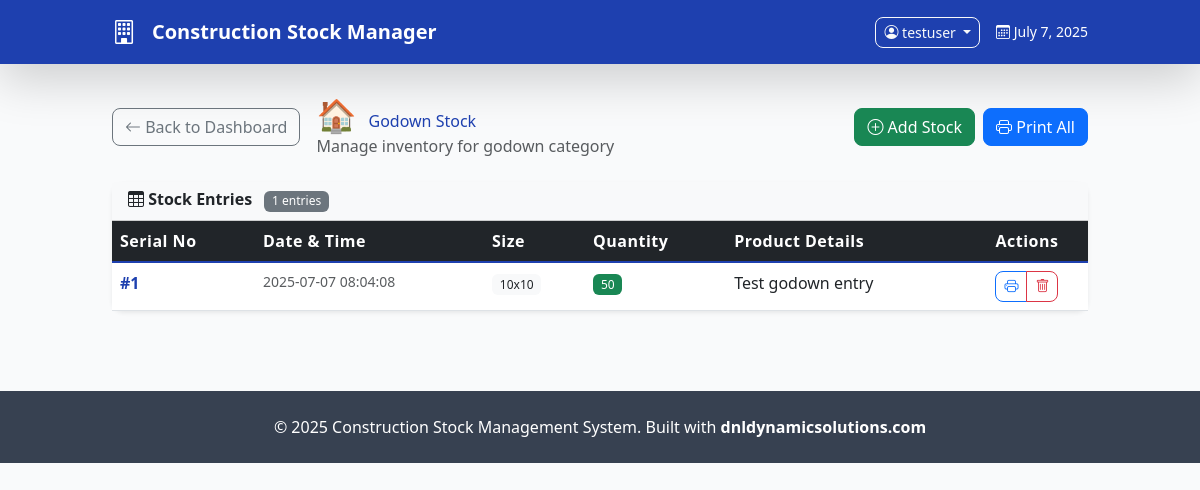
The page /category/godown (signed in) on the database its author committed.
### models.py (models this page shows, shortened)
class User(UserMixin, db.Model):
    __tablename__ = 'users'
    id = db.Column(db.Integer, primary_key=True)
    username = db.Column(db.String(80), unique=True, nullable=False)
    email = db.Column(db.String(120), unique=True, nullable=False)
    password_hash = db.Column(db.String(256), nullable=False)
    created_at = db.Column(db.DateTime, default=datetime.utcnow)

class StockEntry(db.Model):
    __tablename__ = 'stock_entries'
    CATEGORY_CHOICES = [
        ('godown', 'Godown'),
        ('double_tt', 'Double TT'),
        ('slop', 'Slop'),
        ('column', 'Column'),
        ('phhty', 'Phhty'),
        ('others', 'Others'),
    ]
    serial_no = db.Column(db.Integer, primary_key=True, autoincrement=True)
    category = db.Column(db.String(20), nullable=False)
    size = db.Column(db.String(100), nullable=False)
    quantity = db.Column(db.Integer, nullable=False)
    product_details = db.Column(db.Text, nullable=True)
    timestamp = db.Column(db.DateTime, default=datetime.utcnow)

### routes.py (the view)
@app.route('/category/<category_name>')
@login_required
def category_view(category_name):
    if category_name not in CATEGORIES:
        flash('Invalid category', 'error')
        return redirect(url_for('index'))
    entries = StockEntry.query.filter_by(category=category_name).order_by(StockEntry.timestamp.desc()).all()
    category_info = CATEGORIES[category_name]
    return render_template('category.html',
                         entries=entries,
                         category=category_name,
                         category_info=category_info)

### app.py (called while the page is built)
@login_manager.user_loader
def load_user(user_id):
    from models import User
    return User.query.get(int(user_id))

### routes.py (called while the page is built)
@app.template_filter('format_datetime')
def format_datetime(value):
    if value:
        return value.strftime('%Y-%m-%d %H:%M:%S')
    return ''

### templates/category.html (shortened to what this page needs)
{% extends "base.html" %}
{% block content %}
<div class="d-flex justify-content-between align-items-center mb-4">
    <div class="d-flex align-items-center">
        <a href="{{ url_for('index') }}" class="btn btn-outline-secondary me-3">
            <i class="bi bi-arrow-left"></i>
            Back to Dashboard
        </a>
        <div>
            <h1 class="text-construction-blue mb-0">
                <span class="me-2" style="font-size: 2rem;">{{ category_info.icon }}</span>
                {{ category_info.name }} Stock
            </h1>
            <p class="text-muted mb-0">Manage inventory for {{ category_info.name.lower() }} category</p>
        </div>
    </div>
    <div class="d-flex gap-2">
        <button class="btn btn-success" data-bs-toggle="modal" data-bs-target="#addStockModal">
            <i class="bi bi-plus-circle"></i>
            Add Stock
        </button>
        <a href="{{ url_for('print_category', category_name=category) }}"
           class="btn btn-primary" target="_blank">
            <i class="bi bi-printer"></i>
            Print All
        </a>
    </div>
</div>
<div class="card shadow-sm border-0">
    <div class="card-header bg-light">
        <h5 class="card-title mb-0">
            <i class="bi bi-table"></i>
            Stock Entries
            <span class="badge bg-secondary ms-2">{{ entries|length }} entries</span>
        </h5>
    </div>
    <div class="card-body p-0">
        {% if entries %}
        <div class="table-responsive">
            <table class="table table-hover mb-0">
                <thead class="table-dark">
                    <tr>
                        <th>Serial No</th>
                        <th>Date & Time</th>
                        <th>Size</th>
                        <th>Quantity</th>
                        <th>Product Details</th>
                        <th class="text-center">Actions</th>
                    </tr>
                </thead>
                <tbody>
                    {% for entry in entries %}
                    <tr>
                        <td>
                            <strong class="text-construction-blue">#{{ entry.serial_no }}</strong>
                        </td>
                        <td>
                            <div class="text-muted small">{{ entry.timestamp|format_datetime }}</div>
                        </td>
                        <td>
                            <span class="badge bg-light text-dark">{{ entry.size }}</span>
                        </td>
                        <td>
                            <span class="badge bg-success">{{ entry.quantity }}</span>
                        </td>
                        <td>
                            <div class="text-truncate" style="max-width: 200px;" title="{{ entry.product_details }}">
                                {{ entry.product_details if entry.product_details else '-' }}
                            </div>
                        </td>
                        <td class="text-center">
                            <div class="btn-group" role="group">
                                <a href="{{ url_for('print_entry', serial_no=entry.serial_no) }}"
                                   class="btn btn-sm btn-outline-primary" target="_blank" title="Print Entry">
                                    <i class="bi bi-printer"></i>
                                </a>
                                <button class="btn btn-sm btn-outline-danger"
                                        onclick="confirmDelete({{ entry.serial_no }})" title="Delete Entry">
                                    <i class="bi bi-trash"></i>
                                </button>
                            </div>
                        </td>
                    </tr>
                    {% endfor %}
                </tbody>
            </table>
        </div>
        {% endif %}
    </div>
</div>
{% endblock %}

### templates/base.html (shortened to what this page needs)
<!DOCTYPE html>
<html lang="en">
<head>
    <link href="https://cdn.jsdelivr.net/npm/bootstrap@5.3.0/dist/css/bootstrap.min.css" rel="stylesheet">
    <script src="https://cdn.tailwindcss.com"></script>
    <link rel="stylesheet" href="https://cdn.jsdelivr.net/npm/bootstrap-icons@1.11.0/font/bootstrap-icons.css">
    <link rel="stylesheet" href="{{ url_for('static', filename='css/style.css') }}">
</head>
<body class="bg-gray-50">
    <nav class="bg-construction-blue text-white shadow-lg">
        <div class="container mx-auto px-4">
            <div class="flex items-center justify-between h-16">
                <div class="flex items-center space-x-4">
                    <i class="bi bi-building text-2xl"></i>
                    <a href="{{ url_for('index') }}" class="text-xl font-bold hover:text-blue-200 transition-colors">
                        Construction Stock Manager
                    </a>
                </div>
                <div class="flex items-center space-x-4">
                    {% if current_user.is_authenticated %}
                    <div class="dropdown">
                        <button class="btn btn-outline-light btn-sm dropdown-toggle" type="button" data-bs-toggle="dropdown">
                            <i class="bi bi-person-circle"></i>
                            {{ current_user.username }}
                        </button>
                    </div>
                    {% endif %}
                    <span class="text-sm">
                        <i class="bi bi-calendar3"></i>
                        <span id="currentDate"></span>
                    </span>
                </div>
            </div>
        </div>
    </nav>
    <main class="container mx-auto px-4 py-8">
        {% block content %}{% endblock %}
    </main>
    <footer class="bg-construction-gray text-white py-6 mt-12">
        <div class="container mx-auto px-4 text-center">
            <p>&copy; 2025 Construction Stock Management System. Built with <strong>dnldynamicsolutions.com</strong></p>
        </div>
    </footer>
</body>
</html>

### static/css/style.css (style rules this page uses)
body { font-family: 'Segoe UI', Tahoma, Geneva, Verdana, sans-serif; background-color: #f8fafc; }
.table thead th { border-bottom: 2px solid #1e40af; font-weight: 600; letter-spacing: 0.5px; }
.btn { border-radius: 8px; font-weight: 500; transition: all 0.3s ease; }
.card { border-radius: 12px; transition: all 0.3s ease; }
.card-header { border-radius: 12px 12px 0 0; font-weight: 600; }
.badge { font-size: 0.75rem; font-weight: 500; }
.fade-in { animation: fadeIn 0.5s ease-out; }
.text-construction-blue { color: #1e40af !important; }
.bg-construction-blue { background-color: #1e40af !important; }
.bg-construction-gray { background-color: #374151 !important; }

### rows shown on the page
User: username "testuser"
StockEntry: name "Godown", name "godown", serial_no "1", timestamp "2025-07-07 08:04:08", size "10x10", quantity "50", product_details "Test godown entry"

### other values the page prints
{{ category_info.icon }} "🏠"
{{ entries|length }} "1"
